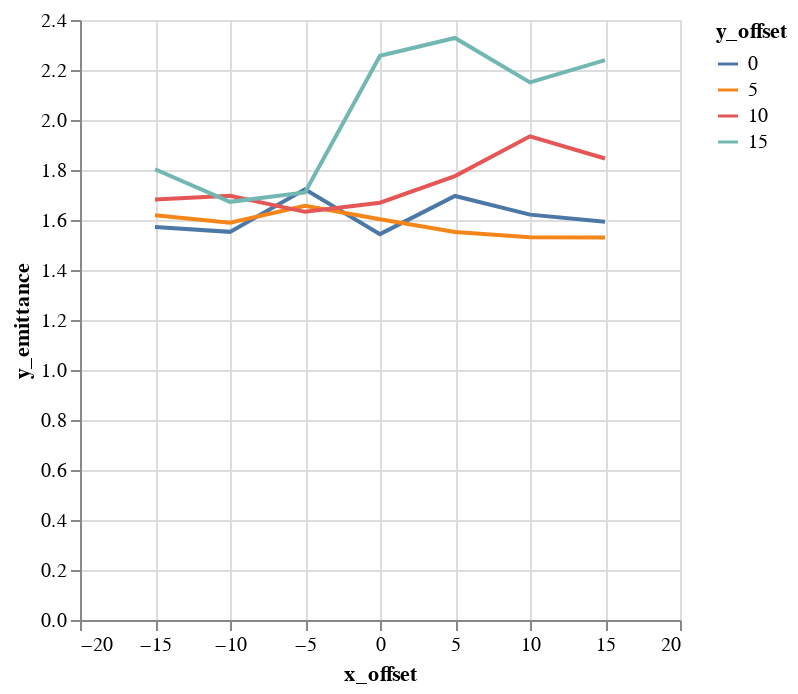

Notebook cell for this chart:
### Code cell
alt.Chart(emit_df).mark_line().encode(
    color='y_offset:N',
    x='x_offset',
    y='y_emittance',
)

### Figure 1 — Vega-Lite specification as saved in the notebook (floating-point values rounded to 4 significant figures)
{"$schema": "https://vega.github.io/schema/vega-lite/v1.2.1.json", "data": {"values": [{"losses": 1, "relbeta": 0.002308, "sourceID": 16777222, "sourceName": "x_-15_y_0", "x_emittance": 1.79, "x_emittance_rel": 1.104, "x_norm_emittance": 0.004133, "x_offset": -15, "y_emittance": 1.572, "y_emittance_rel": 0.9997, "y_norm_emittance": 0.003628, "y_offset": 0}, {"losses": 1, "relbeta": 0.002308, "sourceID": 16777229, "sourceName": "x_-15_y_5", "x_emittance": 1.79, "x_emittance_rel": 1.123, "x_norm_emittance": 0.004131, "x_offset": -15, "y_emittance": 1.619, "y_emittance_rel": 1.016, "y_norm_emittance": 0.003737, "y_offset": 5}, {"losses": 0, "relbeta": 0.002308, "sourceID": 16777236, "sourceName": "x_-15_y_10", "x_emittance": 1.892, "x_emittance_rel": 1.17, "x_norm_emittance": 0.004367, "x_offset": -15, "y_emittance": 1.682, "y_emittance_rel": 1.054, "y_norm_emittance": 0.003883, "y_offset": 10}, {"losses": 1, "relbeta": 0.002308, "sourceID": 16777243, "sourceName": "x_-15_y_15", "x_emittance": 2.093, "x_emittance_rel": 1.252, "x_norm_emittance": 0.004832, "x_offset": -15, "y_emittance": 1.803, "y_emittance_rel": 1.085, "y_norm_emittance": 0.004162, "y_offset": 15}, {"losses": 0, "relbeta": 0.002308, "sourceID": 16777220, "sourceName": "x_-10_y_0", "x_emittance": 1.609, "x_emittance_rel": 1.011, "x_norm_emittance": 0.003715, "x_offset": -10, "y_emittance": 1.553, "y_emittance_rel": 0.9999, "y_norm_emittance": 0.003584, "y_offset": 0}, {"losses": 0, "relbeta": 0.002308, "sourceID": 16777227, "sourceName": "x_-10_y_5", "x_emittance": 1.616, "x_emittance_rel": 1.002, "x_norm_emittance": 0.003731, "x_offset": -10, "y_emittance": 1.589, "y_emittance_rel": 1.006, "y_norm_emittance": 0.003669, "y_offset": 5}, {"losses": 0, "relbeta": 0.002308, "sourceID": 16777234, "sourceName": "x_-10_y_10", "x_emittance": 1.518, "x_emittance_rel": 1.021, "x_norm_emittance": 0.003504, "x_offset": -10, "y_emittance": 1.697, "y_emittance_rel": 1.019, "y_norm_emittance": 0.003917, "y_offset": 10}, {"losses": 0, "relbeta": 0.002308, "sourceID": 16777241, "sourceName": "x_-10_y_15", "x_emittance": 1.496, "x_emittance_rel": 1.032, "x_norm_emittance": 0.003454, "x_offset": -10, "y_emittance": 1.673, "y_emittance_rel": 1.023, "y_norm_emittance": 0.003861, "y_offset": 15}, {"losses": 0, "relbeta": 0.002308, "sourceID": 16777218, "sourceName": "x_-5_y_0", "x_emittance": 1.682, "x_emittance_rel": 1.004, "x_norm_emittance": 0.003884, "x_offset": -5, "y_emittance": 1.723, "y_emittance_rel": 1.003, "y_norm_emittance": 0.003978, "y_offset": 0}, {"losses": 0, "relbeta": 0.002308, "sourceID": 16777225, "sourceName": "x_-5_y_5", "x_emittance": 1.55, "x_emittance_rel": 1.017, "x_norm_emittance": 0.003578, "x_offset": -5, "y_emittance": 1.657, "y_emittance_rel": 1.019, "y_norm_emittance": 0.003824, "y_offset": 5}, {"losses": 0, "relbeta": 0.002308, "sourceID": 16777232, "sourceName": "x_-5_y_10", "x_emittance": 1.588, "x_emittance_rel": 1.05, "x_norm_emittance": 0.003665, "x_offset": -5, "y_emittance": 1.633, "y_emittance_rel": 1.057, "y_norm_emittance": 0.003769, "y_offset": 10}, {"losses": 0, "relbeta": 0.002308, "sourceID": 16777239, "sourceName": "x_-5_y_15", "x_emittance": 1.946, "x_emittance_rel": 1.15, "x_norm_emittance": 0.004491, "x_offset": -5, "y_emittance": 1.71, "y_emittance_rel": 1.137, "y_norm_emittance": 0.003949, "y_offset": 15}, {"losses": 0, "relbeta": 0.002309, "sourceID": 16777216, "sourceName": "x_0_y_0", "x_emittance": 1.551, "x_emittance_rel": 1.007, "x_norm_emittance": 0.003579, "x_offset": 0, "y_emittance": 1.543, "y_emittance_rel": 1.004, "y_norm_emittance": 0.003563, "y_offset": 0}, {"losses": 0, "relbeta": 0.002309, "sourceID": 16777223, "sourceName": "x_0_y_5", "x_emittance": 1.573, "x_emittance_rel": 1.021, "x_norm_emittance": 0.003632, "x_offset": 0, "y_emittance": 1.603, "y_emittance_rel": 1.044, "y_norm_emittance": 0.0037, "y_offset": 5}, {"losses": 0, "relbeta": 0.002309, "sourceID": 16777230, "sourceName": "x_0_y_10", "x_emittance": 1.578, "x_emittance_rel": 1.125, "x_norm_emittance": 0.003642, "x_offset": 0, "y_emittance": 1.669, "y_emittance_rel": 1.131, "y_norm_emittance": 0.003853, "y_offset": 10}, {"losses": 0, "relbeta": 0.002309, "sourceID": 16777237, "sourceName": "x_0_y_15", "x_emittance": 2.404, "x_emittance_rel": 1.359, "x_norm_emittance": 0.005549, "x_offset": 0, "y_emittance": 2.257, "y_emittance_rel": 1.4, "y_norm_emittance": 0.00521, "y_offset": 15}, {"losses": 0, "relbeta": 0.002309, "sourceID": 16777217, "sourceName": "x_5_y_0", "x_emittance": 1.586, "x_emittance_rel": 1.023, "x_norm_emittance": 0.003661, "x_offset": 5, "y_emittance": 1.696, "y_emittance_rel": 1.013, "y_norm_emittance": 0.003916, "y_offset": 0}, {"losses": 0, "relbeta": 0.002309, "sourceID": 16777224, "sourceName": "x_5_y_5", "x_emittance": 1.714, "x_emittance_rel": 1.07, "x_norm_emittance": 0.003958, "x_offset": 5, "y_emittance": 1.552, "y_emittance_rel": 1.053, "y_norm_emittance": 0.003582, "y_offset": 5}, {"losses": 0, "relbeta": 0.002309, "sourceID": 16777231, "sourceName": "x_5_y_10", "x_emittance": 1.817, "x_emittance_rel": 1.242, "x_norm_emittance": 0.004195, "x_offset": 5, "y_emittance": 1.776, "y_emittance_rel": 1.114, "y_norm_emittance": 0.004099, "y_offset": 10}, {"losses": 0, "relbeta": 0.002309, "sourceID": 16777238, "sourceName": "x_5_y_15", "x_emittance": 2.396, "x_emittance_rel": 1.499, "x_norm_emittance": 0.005532, "x_offset": 5, "y_emittance": 2.328, "y_emittance_rel": 1.479, "y_norm_emittance": 0.005374, "y_offset": 15}, {"losses": 0, "relbeta": 0.002309, "sourceID": 16777219, "sourceName": "x_10_y_0", "x_emittance": 1.621, "x_emittance_rel": 1.067, "x_norm_emittance": 0.003741, "x_offset": 10, "y_emittance": 1.621, "y_emittance_rel": 1.014, "y_norm_emittance": 0.003743, "y_offset": 0}, {"losses": 0, "relbeta": 0.002309, "sourceID": 16777226, "sourceName": "x_10_y_5", "x_emittance": 1.584, "x_emittance_rel": 1.094, "x_norm_emittance": 0.003656, "x_offset": 10, "y_emittance": 1.531, "y_emittance_rel": 1.016, "y_norm_emittance": 0.003535, "y_offset": 5}, {"losses": 0, "relbeta": 0.002309, "sourceID": 16777233, "sourceName": "x_10_y_10", "x_emittance": 2.301, "x_emittance_rel": 1.32, "x_norm_emittance": 0.005313, "x_offset": 10, "y_emittance": 1.935, "y_emittance_rel": 1.2, "y_norm_emittance": 0.004467, "y_offset": 10}, {"losses": 0, "relbeta": 0.002309, "sourceID": 16777240, "sourceName": "x_10_y_15", "x_emittance": 2.397, "x_emittance_rel": 1.524, "x_norm_emittance": 0.005533, "x_offset": 10, "y_emittance": 2.15, "y_emittance_rel": 1.423, "y_norm_emittance": 0.004964, "y_offset": 15}, {"losses": 0, "relbeta": 0.002308, "sourceID": 16777221, "sourceName": "x_15_y_0", "x_emittance": 2.109, "x_emittance_rel": 1.407, "x_norm_emittance": 0.004867, "x_offset": 15, "y_emittance": 1.593, "y_emittance_rel": 1.009, "y_norm_emittance": 0.003677, "y_offset": 0}, {"losses": 1, "relbeta": 0.002308, "sourceID": 16777228, "sourceName": "x_15_y_5", "x_emittance": 2.105, "x_emittance_rel": 1.339, "x_norm_emittance": 0.004858, "x_offset": 15, "y_emittance": 1.53, "y_emittance_rel": 1.03, "y_norm_emittance": 0.003533, "y_offset": 5}, {"losses": 0, "relbeta": 0.002308, "sourceID": 16777235, "sourceName": "x_15_y_10", "x_emittance": 2.152, "x_emittance_rel": 1.326, "x_norm_emittance": 0.004967, "x_offset": 15, "y_emittance": 1.846, "y_emittance_rel": 1.143, "y_norm_emittance": 0.004262, "y_offset": 10}, {"losses": 0, "relbeta": 0.002308, "sourceID": 16777242, "sourceName": "x_15_y_15", "x_emittance": 2.333, "x_emittance_rel": 1.54, "x_norm_emittance": 0.005385, "x_offset": 15, "y_emittance": 2.24, "y_emittance_rel": 1.411, "y_norm_emittance": 0.00517, "y_offset": 15}]}, "encoding": {"color": {"field": "y_offset", "type": "nominal"}, "x": {"field": "x_offset", "type": "quantitative"}, "y": {"field": "y_emittance", "type": "quantitative"}}, "mark": "line"}
